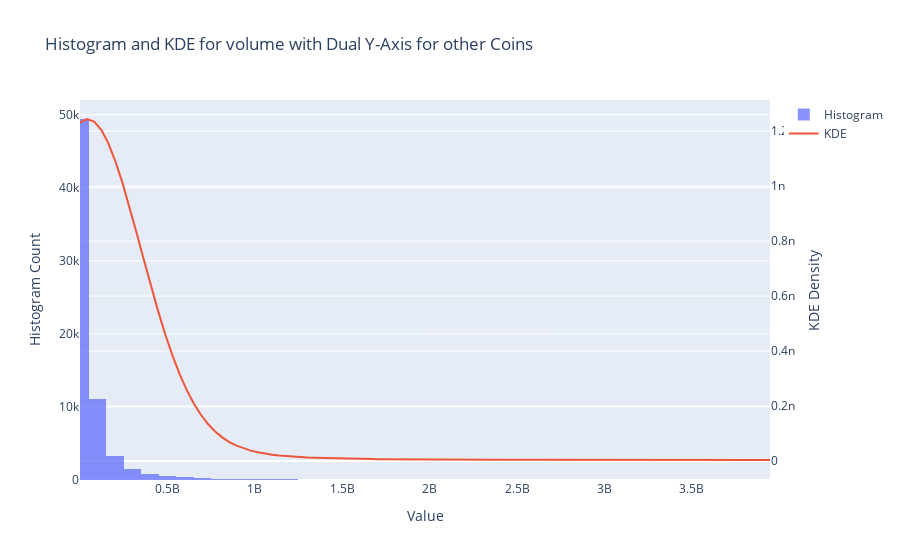

Notebook code cell kept with this figure:
### Markdown cell above
<font color='#add8e6' size=5></font>

### Code cell
others = others_results["volume"]

hist = go.Histogram(x=others_results["volume"], opacity=0.75, name="Histogram")


x_vals = np.linspace(min(others_results["volume"]), max(
    others_results["volume"]), 4000)
kde = gaussian_kde(others_results["volume"])
y_vals = kde(x_vals)

kde_trace = go.Scatter(x=x_vals, y=y_vals, mode="lines",
                       name="KDE", yaxis="y2")

lower_limit = np.percentile(others_results["volume"], 1)
upper_limit = np.percentile(others_results["volume"], 99)

layout_dual_y = go.Layout(
    title="Histogram and KDE for volume with Dual Y-Axis for other Coins",
    xaxis=dict(title="Value", range=[lower_limit, upper_limit]),
    yaxis=dict(title="Histogram Count"),
    yaxis2=dict(title="KDE Density", overlaying="y", side="right"),
    barmode="overlay",
)

fig_dual_y = go.Figure(data=[hist, kde_trace], layout=layout_dual_y)
fig_dual_y.show()

### Figure 1 — Plotly figure (JSON) as saved in the notebook; plotly's stock layout.template omitted (floating-point values rounded to 4 significant figures; data arrays with more than 128 entries replaced by an {"elided": "..."} marker saying what was removed)
{"data": [{"name": "Histogram", "opacity": 0.75, "type": "histogram", "x": {"elided": "69597 float values"}}, {"mode": "lines", "name": "KDE", "type": "scatter", "x": {"elided": "4000 float values"}, "y": {"elided": "4000 float values"}, "yaxis": "y2"}], "layout": {"barmode": "overlay", "title": {"text": "Histogram and KDE for volume with Dual Y-Axis for other Coins"}, "xaxis": {"range": [586500.0, 3946000000.0], "title": {"text": "Value"}}, "yaxis": {"title": {"text": "Histogram Count"}}, "yaxis2": {"overlaying": "y", "side": "right", "title": {"text": "KDE Density"}}}}
